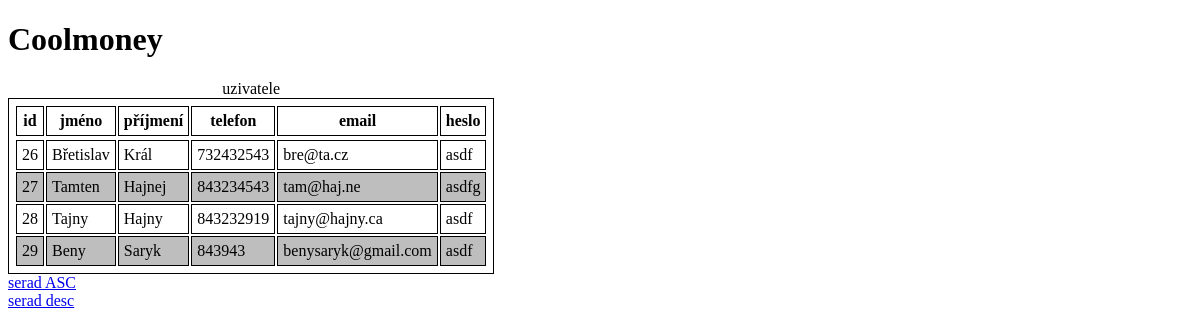
The page / on the database its author committed.
### tables this page shows
CREATE TABLE IF NOT EXISTS `uzivatel` (
  `id` int(10) UNSIGNED NOT NULL AUTO_INCREMENT,
  `jmeno` text NOT NULL,
  `prijmeni` text NOT NULL,
  `telefon` text NOT NULL,
  `email` text NOT NULL,
  `heslo` text NOT NULL,
  PRIMARY KEY (`id`)
);

### lng/lng.cz.php (called while the page is built, shortened)
<?php
$APP_NAME = "Coolmoney";
?>

### inc/DB.php (the view, shortened to what this page needs)
<?php
class DB {
	private $conn;
	public function conn($serverName, $userName, $password, $dbName){
		$this->conn = new mysqli($serverName, $userName, $password, $dbName);
		if (!$this->conn->set_charset("UTF8")) {
			die("<br />utf8 nenacten: " . $this->conn->error);
		} else {
			$this->conn->character_set_name();
		}
	}
	public function vyber($zCeho, $ordBy="id", $ascdesc="ASC"){
		$dotaz = "SELECT * FROM $zCeho ORDER BY $ordBy $ascdesc";
		$data = $this->conn->query($dotaz);
		if ( $data->num_rows > 0 ) {
			echo "<tr>";
			$i = 0;
			while ( $radek = $data->fetch_assoc()) {
				$i = $i + 1;
				if ( $i % 2 ) {
					echo "<tr>";
				} else {
					echo "<tr class='sudy'>";
				}
				foreach ( $radek as $klic => $hodnota ) {
					echo "<td>" . $hodnota . "</td>";
				}
				echo "</tr>";
			}
			echo "</table>";
		} else {
			echo "<span class='error'>nic tu neni</span>" . $this->conn->error;
		}
	}
}
?>

### inc/head.php (shortened to what this page needs)
<!doctype html>
<html lang="cs">
  <head>
	  <link rel="stylesheet" href="./inc/styl.css" >
  </head>
<body>

### index.php (shortened to what this page needs)
<?php
include "./inc/head.php" ;
include "./lng/lang.php";
include "./inc/DB.php";
?>
<H1><?php echo $APP_NAME ?></H1>
<?php
$db = new DB;
$db->conn("localhost", "root", "", "coolmoney");
echo "<table><caption>uzivatele</caption><tr><th>id</th><th>jméno</th><th>příjmení</th>
		<th>telefon</th><th>email</th><th>heslo</th></tr>";
if ( isset($_GET['serad'])) {
	if ( $_GET['serad'] == "DESC" ) {
		$db->vyber("uzivatel", "id", "DESC");
	} else {
		$db->vyber("uzivatel", "id", "ASC");
	}
} else {
	$db->vyber("uzivatel", "id", "ASC");
}
?>
<a href="index.php?serad=ASC">serad ASC</a><br><a href="index.php?serad=DESC">serad desc</a>
<?php
include "./inc/foot.php" ;
?>

### inc/foot.php
  </body>
</html>

### inc/styl.css (style rules this page uses)
:root { --input-padding-x: 1.5rem; --input-padding-y: .75rem; }
.sudy { background-color: #bebebe; }
table, th, td { border: 1px solid black; padding: 5px; }

### rows shown on the page
uzivatel: id "26", jmeno "Břetislav", prijmeni "Král", telefon "732432543", email "bre@ta.cz", heslo "asdf"
uzivatel: id "27", jmeno "Tamten", prijmeni "Hajnej", telefon "843234543", email "tam@haj.ne", heslo "asdfg"
uzivatel: id "28", jmeno "Tajny", prijmeni "Hajny", telefon "843232919", email "tajny@hajny.ca", heslo "asdf"
uzivatel: id "29", jmeno "Beny", prijmeni "Saryk", telefon "843943", email "benysaryk@gmail.com", heslo "asdf"

### other values the page prints
$APP_NAME "Coolmoney"
